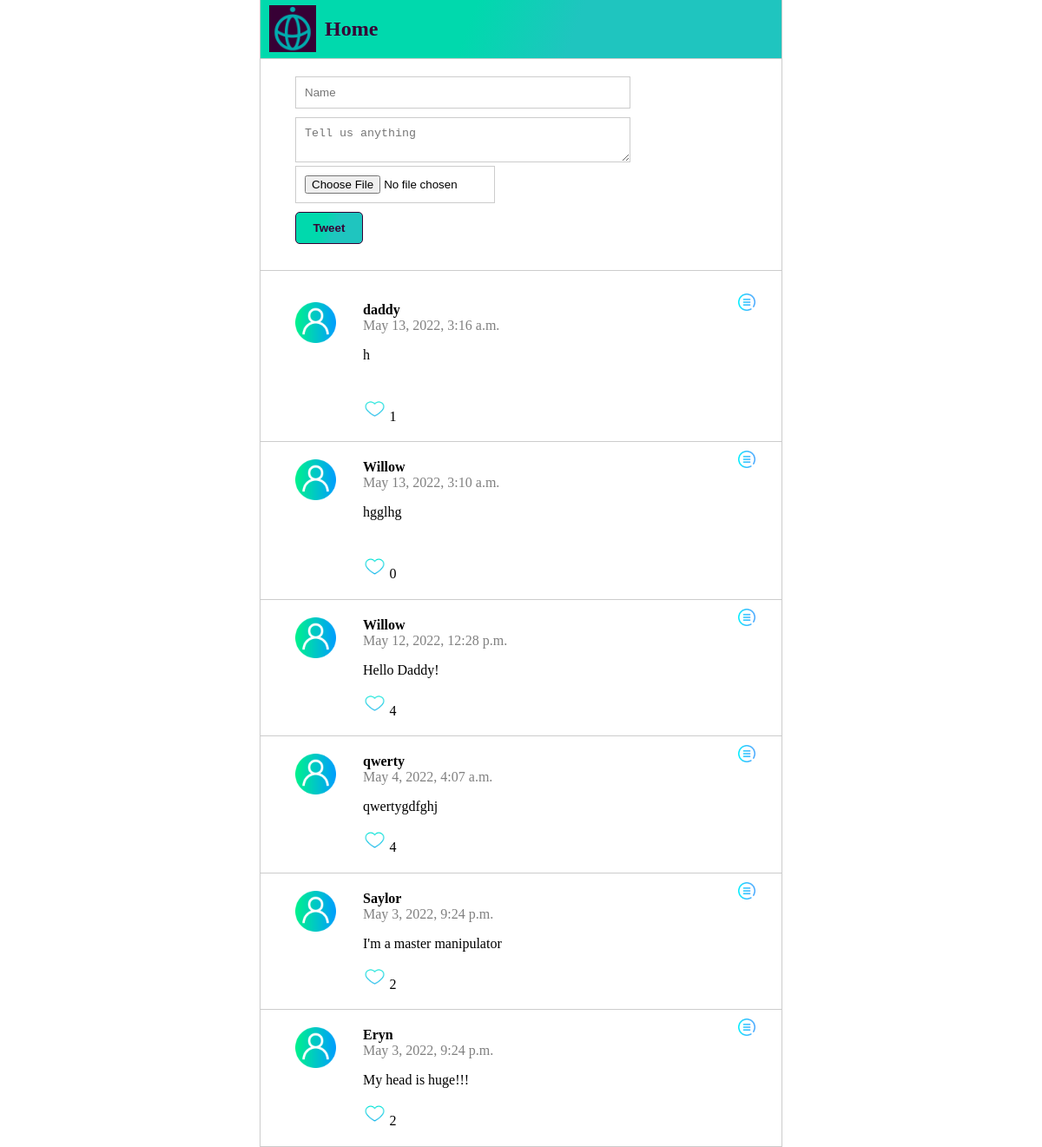
The page / on the database its author committed.
### posts/models.py (models this page shows)
class Post(models.Model):
    class Meta(object):
        db_table = 'post'
    name = models.CharField(
        'Name', blank=False, null=False, max_length=14, db_index=True, default='Anonymous'
    )
    body = models.CharField(
        'Body', blank=True, null=True, max_length=140, db_index=True
    )
    created_at = models.DateTimeField(
        'Created Datetime', blank=True, auto_now_add=True
    )
    like_count = models.PositiveBigIntegerField(
        'like', blank=True, null=True, default=0
    )
    image = CloudinaryField(
        'image', blank=True, null=True
    )

### posts/views.py (the view, shortened to what this page needs)
# urls.py: path('', views.index, name='index'),
def index(request):
    form = PostForm(request.POST, request.FILES)
    posts = Post.objects.all().order_by('-created_at')[:20]
    return render(request, 'posts.html', {'posts': posts, 'form': form})

### posts/forms.py
class PostForm(forms.ModelForm):
    class Meta:
        model = Post
        fields = '__all__'

### templates/posts.html (shortened to what this page needs)
{% extends "base.html" %} {% block content %} {% load static %}
<section class="content">
  <div class="Header">
    <img src="{% static 'img/techis-logo.png' %}" />
    <h1>Home</h1>
  </div>
  <section class="post_form">
    <form action="/" method="POST" enctype="multipart/form-data">
      <input type="text" name="name" placeholder="Name" required />
      <textarea name="body" placeholder="Tell us anything" required></textarea>
      <input id="attachment" type="file" name="image" /><br />
      <input type="submit" value="Tweet" id="tweet" />
    </form>
  </section>
  <section class="posts">
    <ul>
      {% for post in posts %}
      <li>
        <img class="menu_icon js-menu-icon" src="{% static 'img/menu.png' %}" />
        <div class="logo">
          <img src="{% static 'img/user.png' %}" />
        </div>
        <div class="name_body">
          <div class="name">{{ post.name }}<br /></div>
          <div class="datetime">{{ post.created_at }}<br /></div>
          <p>{{ post.body }}<br /></p>
          <div class="like">
            <a href="likes/{{ post.id }}"
              ><img src="{% static 'img/heart (1).png' %}"
            /></a>
            {{post.like_count}}
          </div>
        </div>
      </li>
      {% endfor %}
    </ul>
  </section>
</section>
{% endblock %}

### templates/base.html (shortened to what this page needs)
<!DOCTYPE html>
<html lang="en">
  <head>
    {% load static%}
    {% load static %}
    <link href="{% static 'css/style.css' %}" rel="stylesheet" />
  </head>
  <body>
    {% block content %} {{ content }} {% endblock %}
  </body>
</html>

### static/css/style.css (style rules this page uses)
html, body { margin: 0; max-height: 100%; }
.content { width: 600px; height: 100%; margin: 0 auto; border-left: 1px solid #ccc; border-right: 1px solid #ccc; }
.post_form { padding: 20px 40px; border-bottom: 1px solid #ccc; }
.post_form input { width: 70%; margin-bottom: 10px; padding: 10px; border: 1px solid #ccc; }
.post_form textarea { width: 70%; padding: 10px; border: 1px solid #ccc; }
.post_form #attachment { width: 40%; }
.post_form #tweet { border: 1px solid #370035; border-radius: 5px; font-weight: bold; width: 15%; background: linear-gradient(110deg, #00D9AD 40%, #1FC5BF 60%); color: #370035; }
.posts ul { padding: 0; }
.posts li { display: flex; border-bottom: 1px solid #ccc; padding: 20px 40px; list-style: none; position: relative; }
.posts li .menu_icon { width: 20px; height: 20px; position: absolute; top: 10px; right: 30px; }
.posts li .logo { flex-basis: 15%; }
.posts li .logo img { width: 60%; }
.posts li .name_body { flex-basis: 85%; }
.posts li .name_body .name { font-weight: bold; }
.posts li .name_body .datetime { color: gray; }
.Header { display: flex; align-items: center; border-bottom: 1px solid #ccc; background: linear-gradient(110deg, #00D9AD 40%, #1FC5BF 60%); color: #370035; }
.Header img { width: 9%; background-color: #370035; margin-right: 10px; margin-left: 10px; }
.like img { width: 6%; }

### rows shown on the page
Post: name "daddy", created_at "May 13, 2022, 3:16 a.m.", body "h", like_count "1"
Post: name "Willow", created_at "May 13, 2022, 3:10 a.m.", body "hgglhg", like_count "0"
Post: name "Willow", created_at "May 12, 2022, 12:28 p.m.", body "Hello Daddy!", like_count "4"
Post: name "qwerty", created_at "May 4, 2022, 4:07 a.m.", body "qwertygdfghj", like_count "4"
Post: name "Saylor", created_at "May 3, 2022, 9:24 p.m.", body "I'm a master manipulator", like_count "2"
Post: name "Eryn", created_at "May 3, 2022, 9:24 p.m.", body "My head is huge!!!", like_count "2"
